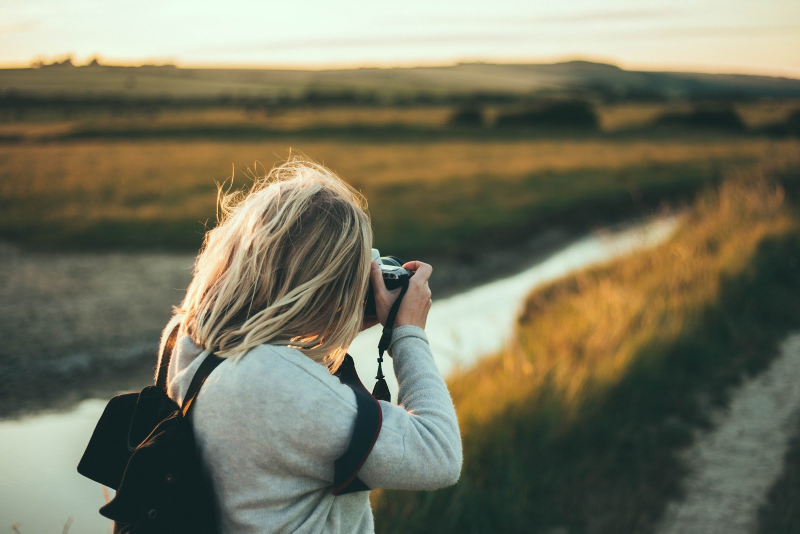
#> input picture pics.jpg, 1600 x 1067 px (shown at 1/2 size)
$ python ipichu.py
#> lines starting #> are read from the running program, lines starting #| are printed output that depends on the picture


import cv2
# from google.colab.patches import cv2_imshow
import numpy as np

class Preprocessing:
  def inputImage(self, img_path = "pics.jpg" ):
    """Reading the rgb image,
    converting to gray."""
#> called with img_path = 'pics.jpg'
    image = cv2.imread(img_path)
#> image is the input picture: shape (1067, 1600, 3); mean B, G, R 94.4, 115.7, 117
    # height, width = image.shape
    g = cv2.cvtColor(image, cv2.COLOR_RGB2GRAY)
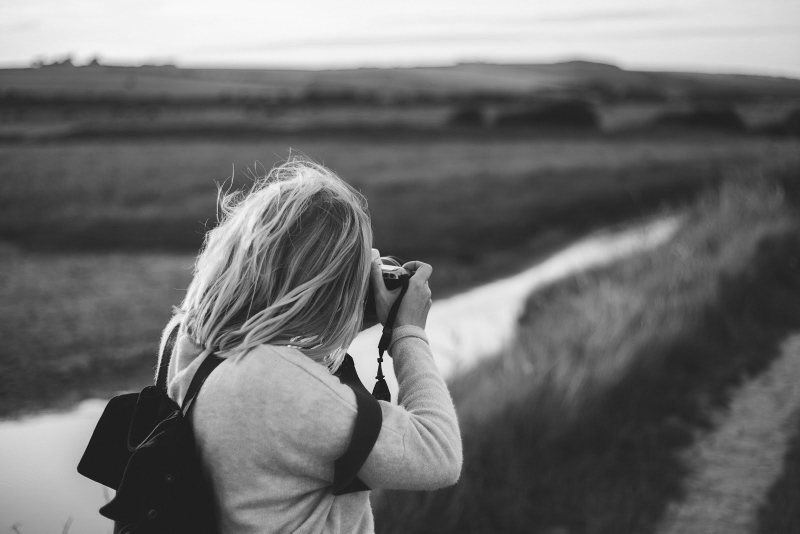
#> g: shape (1067, 1600) (shown at 1/2 size); min 3, max 251, mean 109.4
    return g

    # # let's resize our image to be 150 pixels wide, but in order to
    # # prevent our resized image from being skewed/distorted, we must
    # # first calculate the ratio of the *new* width to the *old* width
    # r = 300 / image.shape[1]
    # dim = (300, int(image.shape[0] * r))
    #
    # image = cv2.resize(image,dim, interpolation = cv2.INTER_AREA)

  def cannyEdge(self):
    """Canny edge detection on the ingested image."""
    g = preprocess_obj.inputImage()
    edge = cv2.Canny(g, 30, 30)
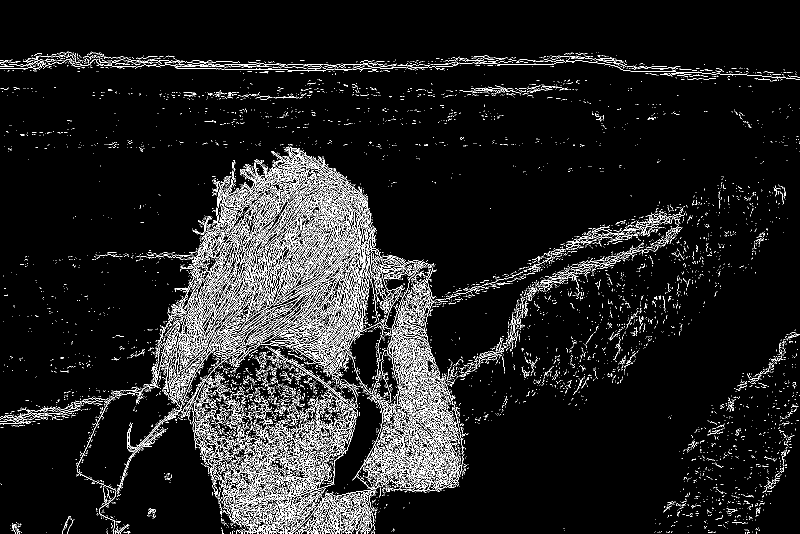
#> edge: shape (1067, 1600) (shown at 1/2 size); 7.5% white in thin lines or dots
    print("Done Canny.")
    return edge

  def inverseForMultiply(self):
    cany = preprocess_obj.cannyEdge()
    inverse = np.where((cany<200),1,0).astype('uint8')  ## type for opencv format.
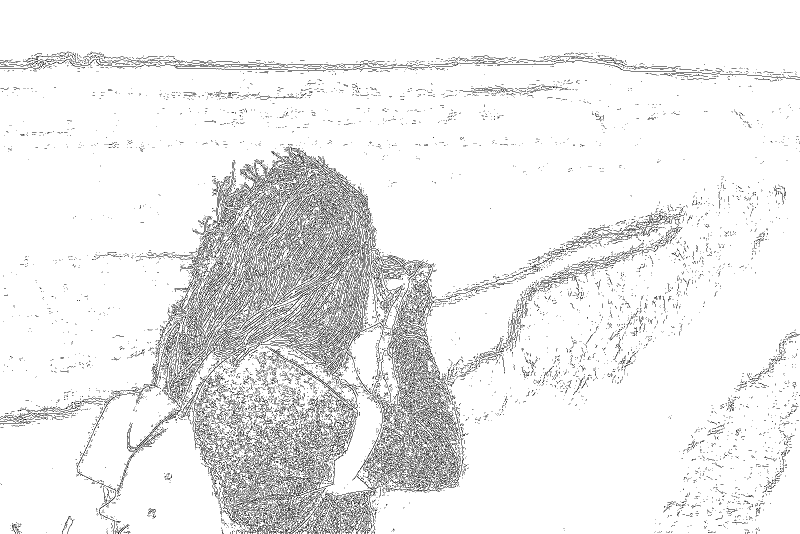
#> inverse: shape (1067, 1600) (shown at 1/2 size); values 0 (black) and 1 (white), 92.5% white; black in thin lines or dots
    inverse = inverse.astype(np.uint8) ## for opencv format.
    # cv2.imshow(inverse)
    print("Inverse done.")
    return inverse

  def bitwiseAnd(self):
    """Bitwise ANDing the images."""
    inv = preprocess_obj.inverseForMultiply()
#> (the run stopped early here; a loop or call above may not have finished)

$ run again, with IMG20161220144130.jpg copied over pics.jpg
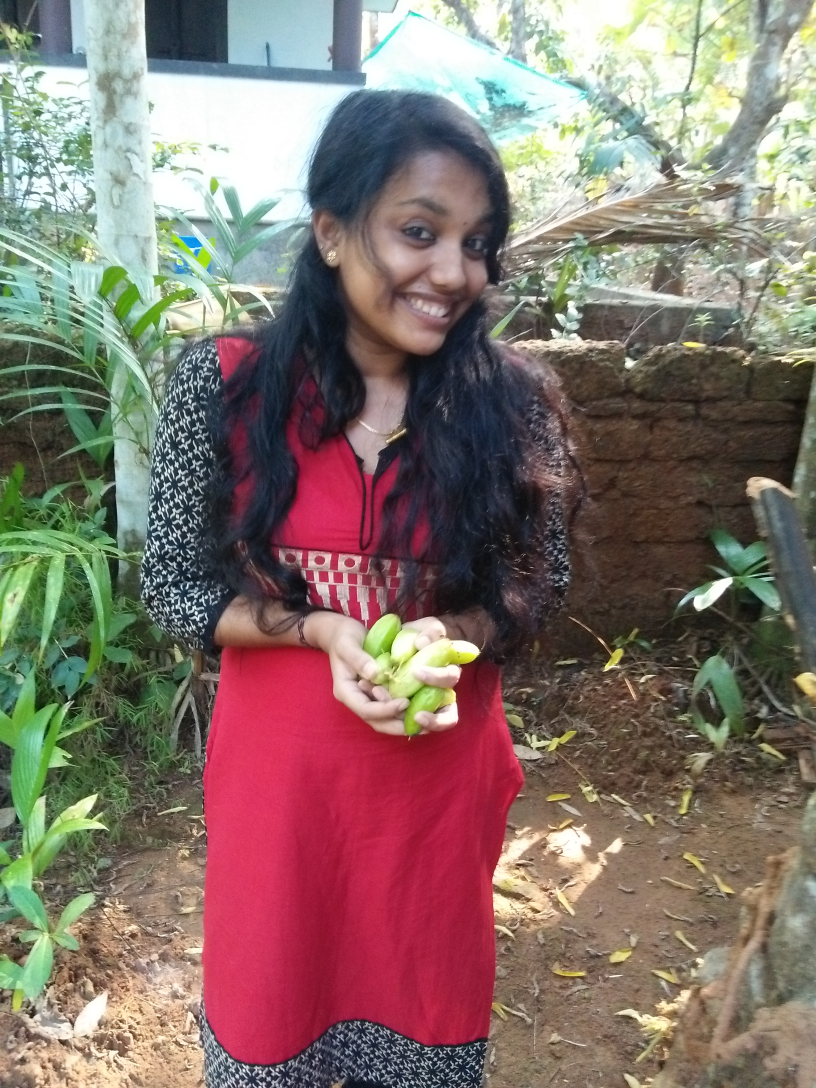
#> input picture IMG20161220144130.jpg, 2448 x 3264 px (shown at 1/3 size)
#> in inputImage, image is the input picture: shape (3264, 2448, 3); mean B, G, R 108.5, 115.6, 133
#> in inputImage, `g = cv2.cvtColor(image, cv2.COLOR_RGB2GRAY)`:
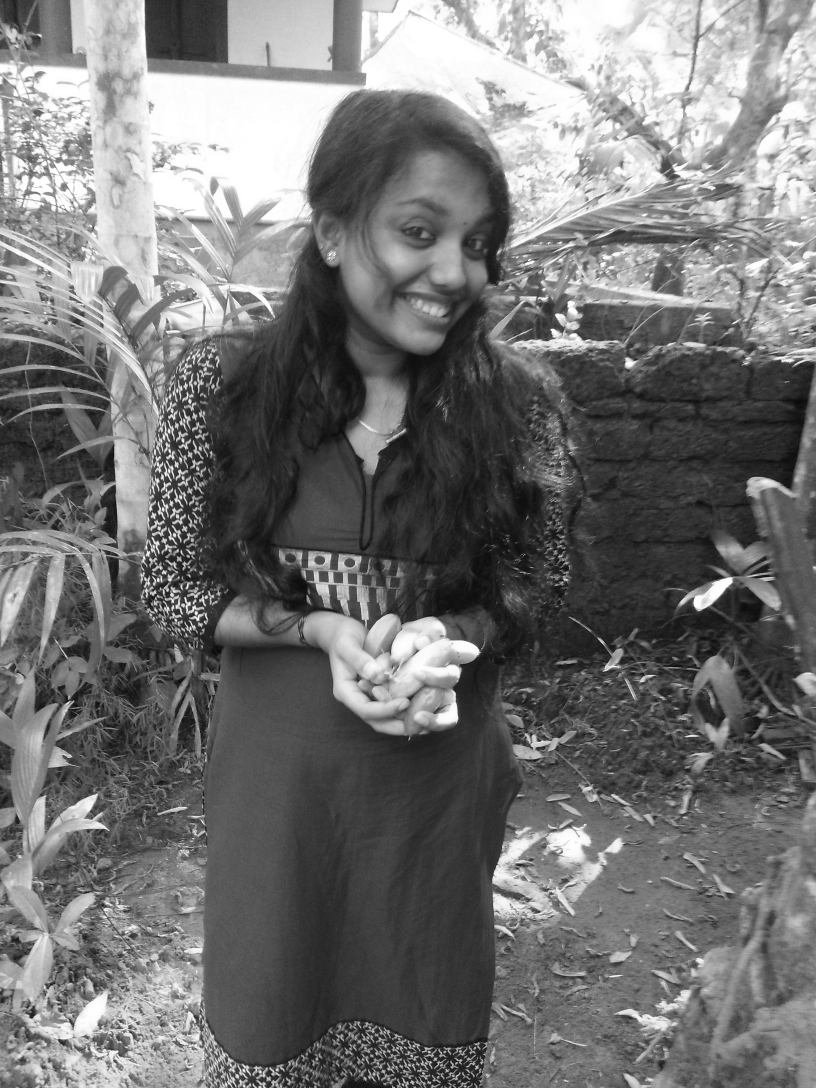
#> g: shape (3264, 2448) (shown at 1/3 size); min 0, max 255, mean 115.5
#> in cannyEdge, `edge = cv2.Canny(g, 30, 30)`:
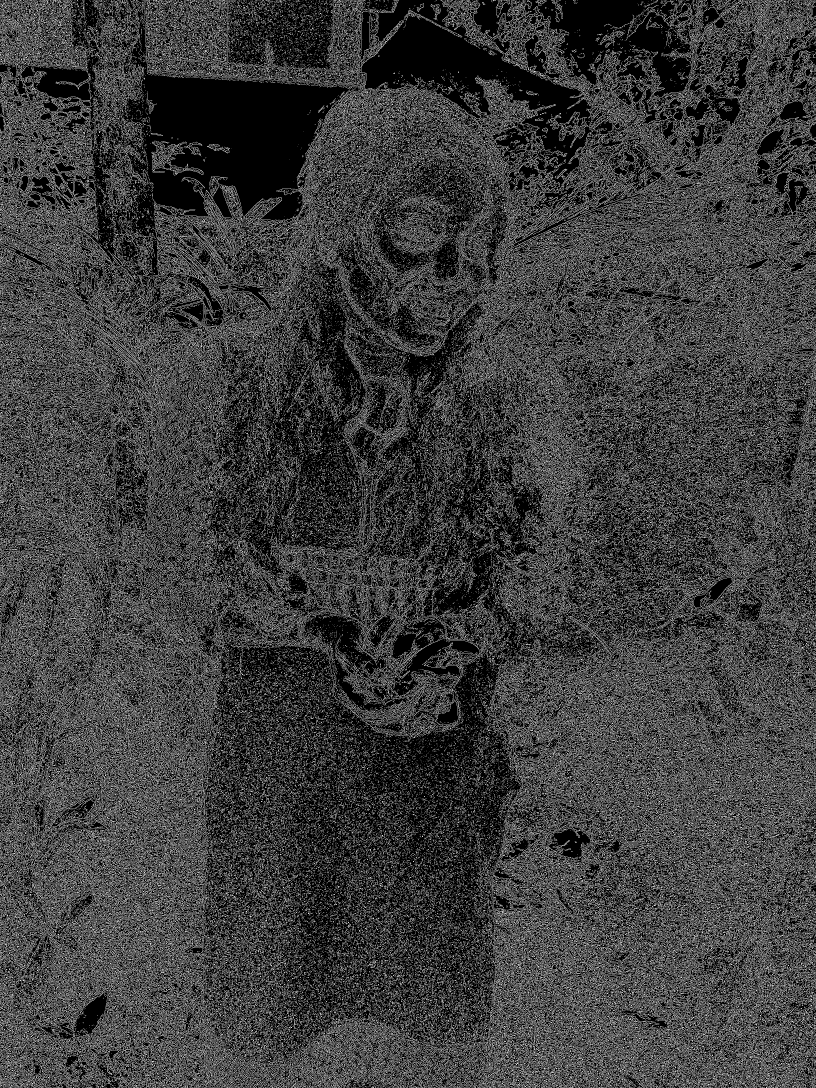
#> edge: shape (3264, 2448) (shown at 1/3 size); 24.4% white in thin lines or dots
#> inverse: shape (3264, 2448); values 0 (black) and 1 (white), 75.6% white; black in thin lines or dots

$ run again, with actress.jpg copied over pics.jpg
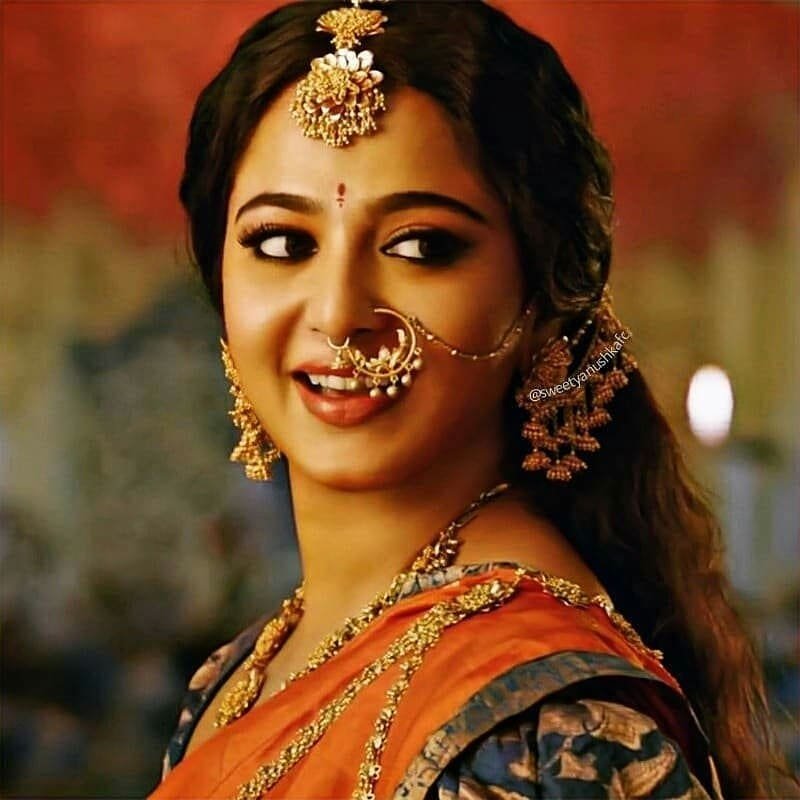
#> input picture actress.jpg, 800 x 800 px
#> in inputImage, image is the input picture: shape (800, 800, 3); mean B, G, R 34.7, 67.6, 111.7
#> in inputImage, `g = cv2.cvtColor(image, cv2.COLOR_RGB2GRAY)`:
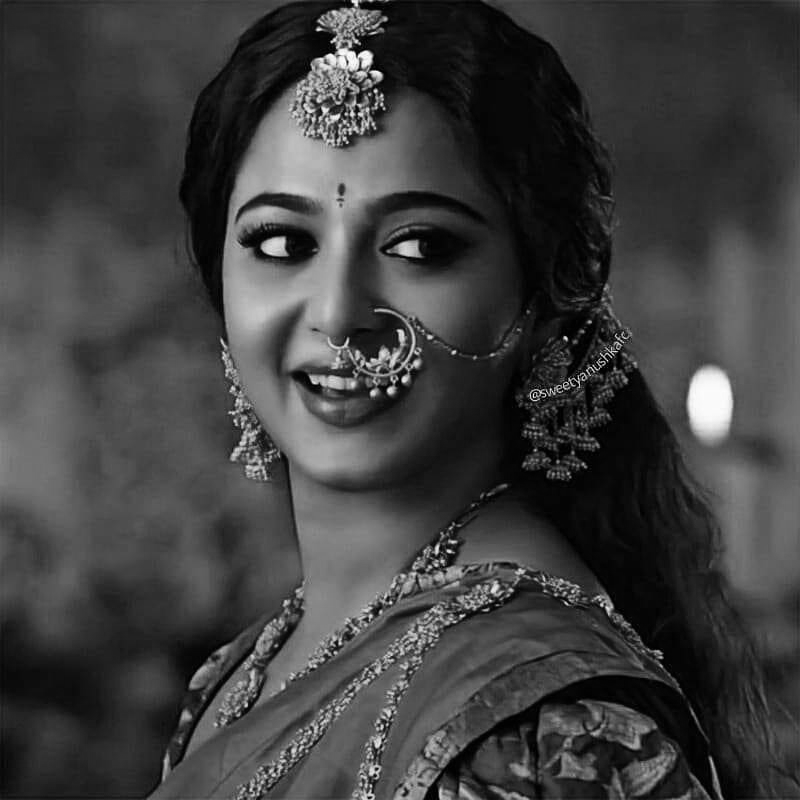
#> g: shape (800, 800); min 0, max 253, mean 62.8
#> in cannyEdge, `edge = cv2.Canny(g, 30, 30)`:
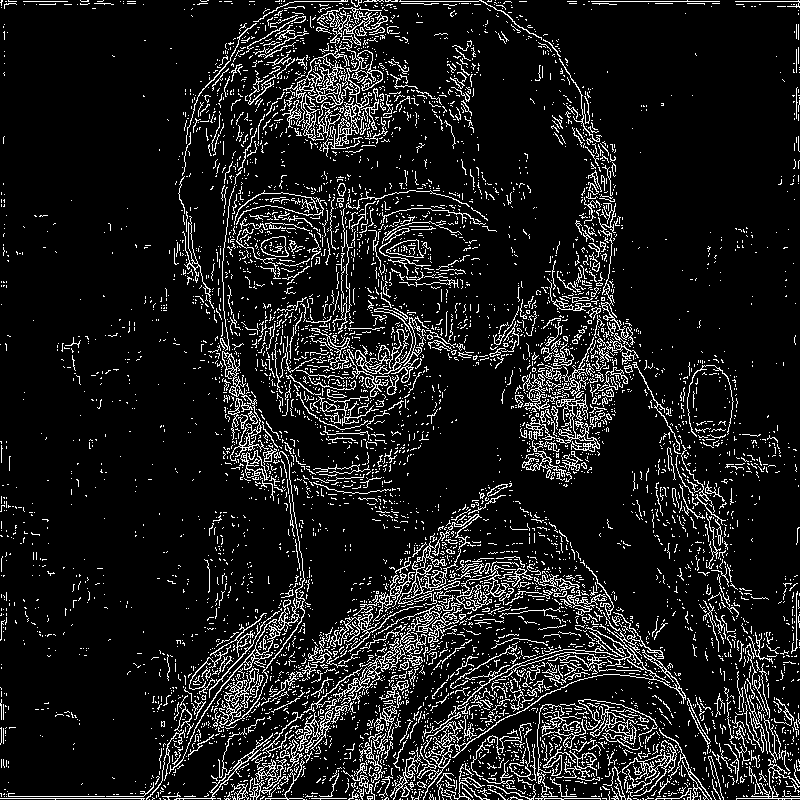
#> edge: shape (800, 800); 10.8% white in thin lines or dots
#> inverse: shape (800, 800); values 0 (black) and 1 (white), 89.2% white; black in thin lines or dots
